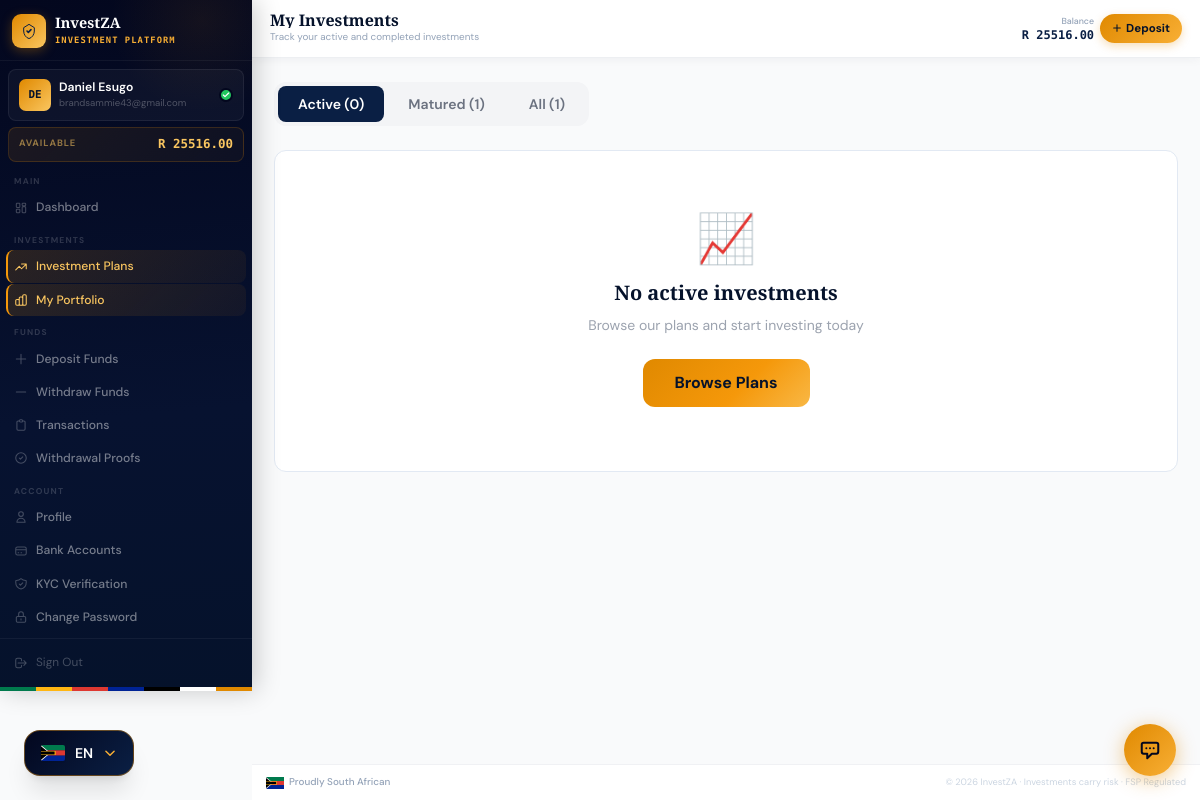
Page /investments/my/ (signed in) on the committed database.
### apps/accounts/models.py (models this page shows, shortened)
class PlatformSettings(models.Model):
    platform_name       = models.CharField(max_length=100, default='InvestZA')
    tagline             = models.CharField(max_length=200, default='Invest with Confidence', blank=True)
    support_email       = models.EmailField(default='support@investza.co.za')
    support_phone       = models.CharField(max_length=30, default='+27 (0) 10 000 0000')
    support_whatsapp    = models.CharField(max_length=30, blank=True, help_text='WhatsApp number (international format)')
    website_url         = models.URLField(blank=True, default='https://investza.co.za')
    fsp_number          = models.CharField(max_length=30, blank=True, help_text='FSP licence number')
    registered_address  = models.TextField(blank=True)
    currency_code       = models.CharField(max_length=5,  default='ZAR')
    currency_symbol     = models.CharField(max_length=5,  default='R')
    min_deposit         = models.DecimalField(max_digits=12, decimal_places=2, default=500.00)
    max_deposit         = models.DecimalField(max_digits=12, decimal_places=2, default=5000000.00)
    min_withdrawal      = models.DecimalField(max_digits=12, decimal_places=2, default=200.00)
    max_withdrawal      = models.DecimalField(max_digits=12, decimal_places=2, default=1000000.00)
    withdrawal_fee_pct  = models.DecimalField(max_digits=5, decimal_places=2, default=0.00,
                            help_text='Withdrawal fee as a percentage (e.g. 1.5 = 1.5%)')
    maintenance_mode    = models.BooleanField(default=False,
                            help_text='Put platform in maintenance mode — blocks all user logins')
    maintenance_message = models.TextField(blank=True,
                            default='We are performing scheduled maintenance. We will be back shortly.')
    twitter_url         = models.URLField(blank=True)
    linkedin_url        = models.URLField(blank=True)
    facebook_url        = models.URLField(blank=True)
    instagram_url       = models.URLField(blank=True)
    updated_at = models.DateTimeField(auto_now=True)
    updated_by = models.ForeignKey(
        'accounts.User', null=True, blank=True,
        on_delete=models.SET_NULL, related_name='+'
    )
    class Meta:
        verbose_name = 'Platform Settings'
        verbose_name_plural = 'Platform Settings'
    @classmethod
    def get(cls):
        obj, _ = cls.objects.get_or_create(pk=1)
        return obj

class User(AbstractUser):
    id = models.UUIDField(primary_key=True, default=uuid.uuid4, editable=False)
    email = models.EmailField(_('email address'), unique=True)
    phone_number = models.CharField(max_length=20, blank=True)
    date_of_birth = models.DateField(null=True, blank=True)
    id_number = models.CharField(max_length=20, blank=True, help_text="SA ID Number or Passport")
    profile_photo = models.ImageField(upload_to='profile_photos/', blank=True, null=True)
    is_verified = models.BooleanField(default=False, help_text="KYC verified user")
    is_active_investor = models.BooleanField(default=False)
    referral_code = models.CharField(max_length=8, unique=True, default=generate_referral_code)
    referred_by = models.ForeignKey(
        'self', null=True, blank=True,
        on_delete=models.SET_NULL,
        related_name='referrals'
    )
    created_at = models.DateTimeField(auto_now_add=True)
    last_seen = models.DateTimeField(null=True, blank=True)
    USERNAME_FIELD = 'email'
    REQUIRED_FIELDS = ['username', 'first_name', 'last_name']
    class Meta:
        verbose_name = 'User'
        verbose_name_plural = 'Users'
        ordering = ['-created_at']

class Wallet(models.Model):
    user = models.OneToOneField(User, on_delete=models.CASCADE, related_name='wallet')
    account_number = models.CharField(max_length=10, unique=True, default=generate_account_number)
    available_balance = models.DecimalField(max_digits=15, decimal_places=2, default=0.00)
    invested_balance = models.DecimalField(max_digits=15, decimal_places=2, default=0.00)
    total_earned = models.DecimalField(max_digits=15, decimal_places=2, default=0.00)
    pending_withdrawal = models.DecimalField(max_digits=15, decimal_places=2, default=0.00)
    created_at = models.DateTimeField(auto_now_add=True)
    updated_at = models.DateTimeField(auto_now=True)
    class Meta:
        verbose_name = 'Wallet'

### apps/investments/views.py (the view)
# urls.py: path('my/', views.my_investments, name='my_investments'),
@login_required
def my_investments(request):
    investments = Investment.objects.filter(
        user=request.user
    ).select_related('plan__category').order_by('-created_at')
    active = investments.filter(status='ACTIVE')
    matured = investments.filter(status='MATURED')
    all_investments = investments
    context = {
        'active_investments': active,
        'matured_investments': matured,
        'all_investments': all_investments,
    }
    return render(request, 'investments/my_investments.html', context)

### apps/accounts/context_processors.py (called while the page is built, shortened)
def admin_pending_counts(request):
    if not request.user.is_authenticated or not (request.user.is_staff or request.user.is_superuser):
        return {}

### templates/investments/my_investments.html (shortened to what this page needs)
{% extends "base/dashboard_base.html" %}
{% block page_title %}My Investments{% endblock %}
{% block page_subtitle %}Track your active and completed investments{% endblock %}
{% block content %}
<div class="space-y-6">
  <div class="flex gap-1 p-1 bg-gray-100 rounded-xl w-fit max-w-full overflow-x-auto">
    <button onclick="showTab('active')" id="tab-active" class="tab-btn px-5 py-2 rounded-lg text-sm font-semibold text-white transition-all" style="background:#0a1f44">Active ({{ active_investments.count }})</button>
    <button onclick="showTab('matured')" id="tab-matured" class="tab-btn px-5 py-2 rounded-lg text-sm font-semibold text-gray-500 hover:text-navy-800 transition-all">Matured ({{ matured_investments.count }})</button>
    <button onclick="showTab('all')" id="tab-all" class="tab-btn px-5 py-2 rounded-lg text-sm font-semibold text-gray-500 hover:text-navy-800 transition-all">All ({{ all_investments.count }})</button>
  </div>
  <div id="pane-active">
    {% if active_investments %}
    <div class="grid grid-cols-1 sm:grid-cols-2 xl:grid-cols-3 gap-4 sm:gap-5">
      {% for inv in active_investments %}
      <div class="card p-6">
        <div class="flex items-start justify-between mb-4">
          <div class="flex items-center gap-3">
            <div class="w-11 h-11 rounded-xl flex items-center justify-center text-xl
              {% if inv.plan.category.slug == 'gold' %}bg-yellow-100{% elif inv.plan.category.slug == 'real-estate' %}bg-blue-100{% else %}bg-green-100{% endif %}">
              {% if inv.plan.category.slug == 'gold' %}🪙{% elif inv.plan.category.slug == 'real-estate' %}🏢{% else %}₿{% endif %}
            </div>
            <div>
              <p class="font-bold text-navy-800 text-sm leading-tight">{{ inv.plan.name }}</p>
              <p class="text-gray-400 text-xs">{{ inv.reference }}</p>
            </div>
          </div>
          <span class="badge-active px-2 py-1 rounded-full text-xs font-medium">Active</span>
        </div>
        <div class="space-y-2 mb-4">
          <div class="flex justify-between text-sm"><span class="text-gray-400">Invested</span><span class="font-mono font-bold text-navy-800">R {{ inv.amount_invested|floatformat:2 }}</span></div>
          <div class="flex justify-between text-sm"><span class="text-gray-400">Expected ROI</span><span class="font-mono font-bold text-green-600">+R {{ inv.expected_roi|floatformat:2 }}</span></div>
          <div class="flex justify-between text-sm"><span class="text-gray-400">Total Return</span><span class="font-mono font-bold text-navy-800">R {{ inv.expected_total|floatformat:2 }}</span></div>
        </div>
        <div class="progress-track h-2 mb-2"><div class="progress-fill h-2" style="width:{{ inv.progress_percentage }}%"></div></div>
        <div class="flex justify-between text-xs text-gray-400">
          <span>{{ inv.progress_percentage }}% complete</span>
          <span>{{ inv.days_remaining }} days remaining</span>
        </div>
        <a href="{% url 'investment_detail' inv.pk %}" class="mt-4 block text-center py-2 rounded-lg text-xs font-semibold text-navy-700 hover:bg-navy-50 border border-gray-200 transition-colors">View Details</a>
      </div>
      {% endfor %}
    </div>
    {% else %}
    <div class="card p-16 text-center">
      <div class="text-5xl mb-4">📈</div>
      <p class="font-display font-bold text-navy-900 text-xl mb-2">No active investments</p>
      <p class="text-gray-400 text-sm mb-6">Browse our plans and start investing today</p>
      <a href="{% url 'investment_list' %}" class="btn-gold inline-block px-8 py-3 rounded-xl text-navy-900 font-bold">Browse Plans</a>
    </div>
    {% endif %}
  </div>
</div>
{% endblock %}

### templates/base/dashboard_base.html (shortened to what this page needs)
{% extends "base/base.html" %}
{% block body %}
<div class="iz-shell">
  <aside id="sidebar" class="iz-sidebar">
    <div class="iz-sidebar-brand">
      <div class="iz-logo-mark">
        <svg width="16" height="16" viewBox="0 0 24 24" fill="none">
          <path d="M9 12l2 2 4-4" stroke="#0a1f44" stroke-width="2.4" stroke-linecap="round" stroke-linejoin="round"/>
          <path d="M12 2L4 7v5c0 5.25 3.4 10.15 8 11.35C16.6 22.15 20 17.25 20 12V7L12 2z" stroke="#0a1f44" stroke-width="1.5" fill="none"/>
        </svg>
      </div>
      <div class="iz-brand-text">
        <span class="iz-brand-name">{{ PLATFORM_NAME }}</span>
        <span class="iz-brand-tag">Investment Platform</span>
      </div>
    </div>
    <div class="iz-user-card">
      <div class="iz-avatar">{{ request.user.first_name|first|upper }}{{ request.user.last_name|first|upper }}</div>
      <div class="iz-user-info">
        <p class="iz-user-name">{{ request.user.get_full_name }}</p>
        <p class="iz-user-email">{{ request.user.email }}</p>
      </div>
      {% if request.user.is_verified %}
      <div class="iz-verified-badge" title="KYC Verified">
        <svg width="8" height="8" viewBox="0 0 24 24" fill="none"><path d="M20 6L9 17l-5-5" stroke="white" stroke-width="3.5" stroke-linecap="round" stroke-linejoin="round"/></svg>
      </div>
      {% endif %}
    </div>
    <div class="iz-balance-strip">
      <span class="iz-balance-label">Available</span>
      <span class="iz-balance-value">R {% if request.user.wallet %}{{ request.user.wallet.available_balance|floatformat:2 }}{% else %}0.00{% endif %}</span>
    </div>
    <nav class="iz-nav">
      <span class="iz-nav-group-label">Main</span>
      <a href="{% url 'dashboard' %}" class="iz-nav-link">
        Dashboard
      </a>
      <span class="iz-nav-group-label">Investments</span>
      <a href="{% url 'investment_list' %}" class="iz-nav-link">
        <svg class="iz-nav-icon" fill="none" stroke="currentColor" viewBox="0 0 24 24"><path stroke-linecap="round" stroke-linejoin="round" stroke-width="1.8" d="M13 7h8m0 0v8m0-8l-8 8-4-4-6 6"/></svg>
        Investment Plans
      </a>
      <a href="{% url 'my_investments' %}" class="iz-nav-link">
        My Portfolio
      </a>
      <span class="iz-nav-group-label">Funds</span>
      <a href="{% url 'deposit_home' %}" class="iz-nav-link">
        <svg class="iz-nav-icon" fill="none" stroke="currentColor" viewBox="0 0 24 24"><path stroke-linecap="round" stroke-linejoin="round" stroke-width="1.8" d="M12 4v16m8-8H4"/></svg>
        Deposit Funds
      </a>
      <a href="{% url 'withdrawal_home' %}" class="iz-nav-link">
        <svg class="iz-nav-icon" fill="none" stroke="currentColor" viewBox="0 0 24 24"><path stroke-linecap="round" stroke-linejoin="round" stroke-width="1.8" d="M20 12H4"/></svg>
        Withdraw Funds
      </a>
      <a href="{% url 'transaction_history' %}" class="iz-nav-link">
        <svg class="iz-nav-icon" fill="none" stroke="currentColor" viewBox="0 0 24 24"><path stroke-linecap="round" stroke-linejoin="round" stroke-width="1.8" d="M9 5H7a2 2 0 00-2 2v12a2 2 0 002 2h10a2 2 0 002-2V7a2 2 0 00-2-2h-2M9 5a2 2 0 002 2h2a2 2 0 002-2M9 5a2 2 0 012-2h2a2 2 0 012 2"/></svg>
        Transactions
      </a>
      <a href="{% url 'withdrawal_proofs' %}" class="iz-nav-link">
        <svg class="iz-nav-icon" fill="none" stroke="currentColor" viewBox="0 0 24 24"><path stroke-linecap="round" stroke-linejoin="round" stroke-width="1.8" d="M9 12l2 2 4-4m6 2a9 9 0 11-18 0 9 9 0 0118 0z"/></svg>
        Withdrawal Proofs
      </a>
      <span class="iz-nav-group-label">Account</span>
      <a href="{% url 'profile' %}" class="iz-nav-link">
        <svg class="iz-nav-icon" fill="none" stroke="currentColor" viewBox="0 0 24 24"><path stroke-linecap="round" stroke-linejoin="round" stroke-width="1.8" d="M16 7a4 4 0 11-8 0 4 4 0 018 0zM12 14a7 7 0 00-7 7h14a7 7 0 00-7-7z"/></svg>
        Profile
      </a>
      <a href="{% url 'bank_accounts' %}" class="iz-nav-link">
        <svg class="iz-nav-icon" fill="none" stroke="currentColor" viewBox="0 0 24 24"><path stroke-linecap="round" stroke-linejoin="round" stroke-width="1.8" d="M3 10h18M7 15h1m4 0h1m-7 4h12a3 3 0 003-3V8a3 3 0 00-3-3H6a3 3 0 00-3 3v8a3 3 0 003 3z"/></svg>
        Bank Accounts
      </a>
      <a href="{% url 'kyc_verification' %}" class="iz-nav-link">
        KYC Verification
      </a>
      <a href="{% url 'password_change' %}" class="iz-nav-link">
        <svg class="iz-nav-icon" fill="none" stroke="currentColor" viewBox="0 0 24 24"><path stroke-linecap="round" stroke-linejoin="round" stroke-width="1.8" d="M12 15v2m-6 4h12a2 2 0 002-2v-6a2 2 0 00-2-2H6a2 2 0 00-2 2v6a2 2 0 002 2zm10-10V7a4 4 0 00-8 0v4h8z"/></svg>
        Change Password
      </a>
    </nav>
    <div class="iz-sidebar-footer">
      <a href="{% url 'logout' %}" class="iz-signout">
        <svg width="14" height="14" fill="none" stroke="currentColor" viewBox="0 0 24 24"><path stroke-linecap="round" stroke-linejoin="round" stroke-width="1.8" d="M17 16l4-4m0 0l-4-4m4 4H7m6 4v1a3 3 0 01-3 3H6a3 3 0 01-3-3V7a3 3 0 013-3h4a3 3 0 013 3v1"/></svg>
        Sign Out
      </a>
    </div>
    <div class="iz-flag-strip" aria-hidden="true"></div>
  </aside>
  <div class="iz-main">
    <header class="iz-header">
      <div class="iz-header-left">
        <div class="iz-page-heading">
          <h1 class="iz-page-title">{% block page_title %}Dashboard{% endblock %}</h1>
          <p class="iz-page-sub">{% block page_subtitle %}{% endblock %}</p>
        </div>
      </div>
      <div class="iz-header-right">
        <div class="iz-header-balance">
          <span class="iz-header-balance-label">Balance</span>
          <span class="iz-header-balance-val">R {% if request.user.wallet %}{{ request.user.wallet.available_balance|floatformat:2 }}{% else %}0.00{% endif %}</span>
        </div>
        <a href="{% url 'deposit_home' %}" class="iz-deposit-btn">
          <svg width="10" height="10" fill="none" stroke="currentColor" viewBox="0 0 24 24"><path stroke-linecap="round" stroke-linejoin="round" stroke-width="2.5" d="M12 4v16m8-8H4"/></svg>
          <span>Deposit</span>
        </a>
      </div>
    </header>
    <main class="iz-content">
      {% block content %}{% endblock %}
    </main>
    <footer class="iz-footer">
      <div class="iz-footer-inner">
        <div class="iz-footer-sa">
          <span>Proudly South African</span>
        </div>
        <p class="iz-footer-legal">© {% now "Y" %} {{ PLATFORM_NAME }} · Investments carry risk · FSP Regulated</p>
      </div>
    </footer>
  </div>
</div>
{% if user.is_authenticated and not user.is_staff and not user.is_superuser %}
<div id="iz-chat-bubble" onclick="izChatToggle()" title="Support Chat">
  <svg width="22" height="22" fill="none" viewBox="0 0 24 24" stroke="#03071e" stroke-width="2.2">
    <path stroke-linecap="round" stroke-linejoin="round"
          d="M8 10h.01M12 10h.01M16 10h.01M9 16H5a2 2 0 01-2-2V6a2 2 0 012-2h14a2 2 0 012 2v8a2 2 0 01-2 2h-5l-5 5v-5z"/>
  </svg>
</div>
{% endif %}
{% endblock %}

### templates/base/base.html (style rules this page uses)
*, *::before, *::after { box-sizing: border-box; }
body { font-family: 'DM Sans', system-ui, sans-serif; }
h1,h2,h3,.font-display { font-family: 'Playfair Display', Georgia, serif; }
.btn-gold { background: linear-gradient(135deg, #e08900, #f5980a, #fac660, #e08900); background-size: 200% auto; transition: background-position 0.5s ease, transform 0.2s, box-shadow 0.2s; }
.card { background: #fff; border: 1px solid #e2e9f3; border-radius: 12px; transition: box-shadow 0.25s, transform 0.25s; }

### rows in the picture
PlatformSettings: platform_name "InvestZA"
User: user.first_name|first "D", user.last_name|first "E", user.get_full_name "Daniel Esugo", user.email "brandsammie43@gmail.com", user.wallet.available_balance "25516.00"

### other values in the picture
{{ active_investments.count }} "0"
{{ matured_investments.count }} "1"
{{ all_investments.count }} "1"
